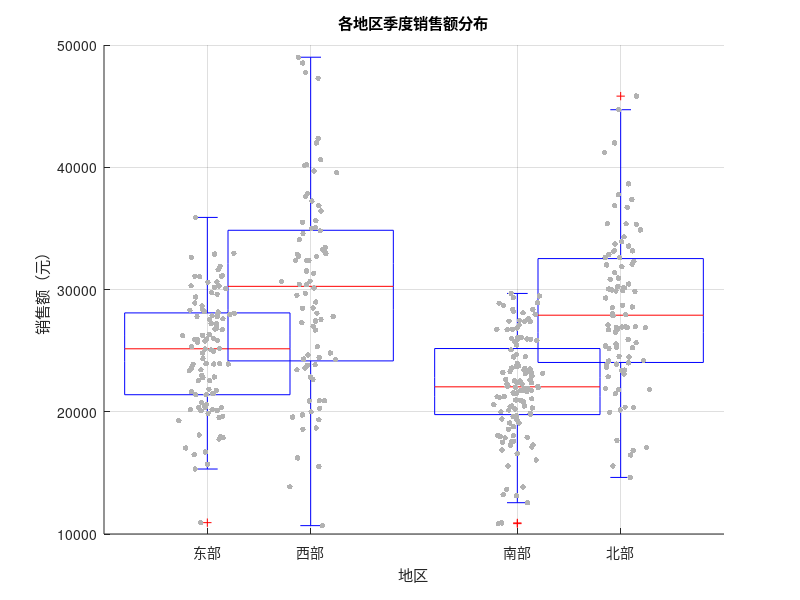

Write MATLAB code to recreate this figure.
% 生成模拟销售数据
east = randn(100,1)*5000 + 25000;    % 东部地区
west = randn(80,1)*8000 + 30000;     % 西部地区
south = randn(120,1)*4000 + 22000;   % 南部地区
north = randn(90,1)*6000 + 28000;    % 北部地区

% 合并数据
salesData = {east, west, south, north};
groupNames = {'东部', '西部', '南部', '北部'};

% 创建位置向量
positions = [1, 1.5, 2.5, 3]; % 自定义位置避免重叠

% 绘制箱型图
figure
hold on
for i = 1:4
    boxplot(salesData{i}, 'Positions', positions(i), ...
        'Widths', 0.4, 'Colors', rand(1,3))
end
hold off

% 美化图形
set(gca, 'XTick', positions, 'XTickLabel', groupNames)
title('各地区季度销售额分布')
ylabel('销售额（元）')
xlabel('地区')
grid on

% 添加数据点
hold on
for i = 1:4
    % 添加抖动点避免重叠
    jitter = 0.05*randn(size(salesData{i}));
    plot(positions(i) + jitter, salesData{i}, 'o', ...
        'MarkerSize', 4, 'MarkerFaceColor', [0.7 0.7 0.7], ...
        'MarkerEdgeColor', 'none')
end
hold off